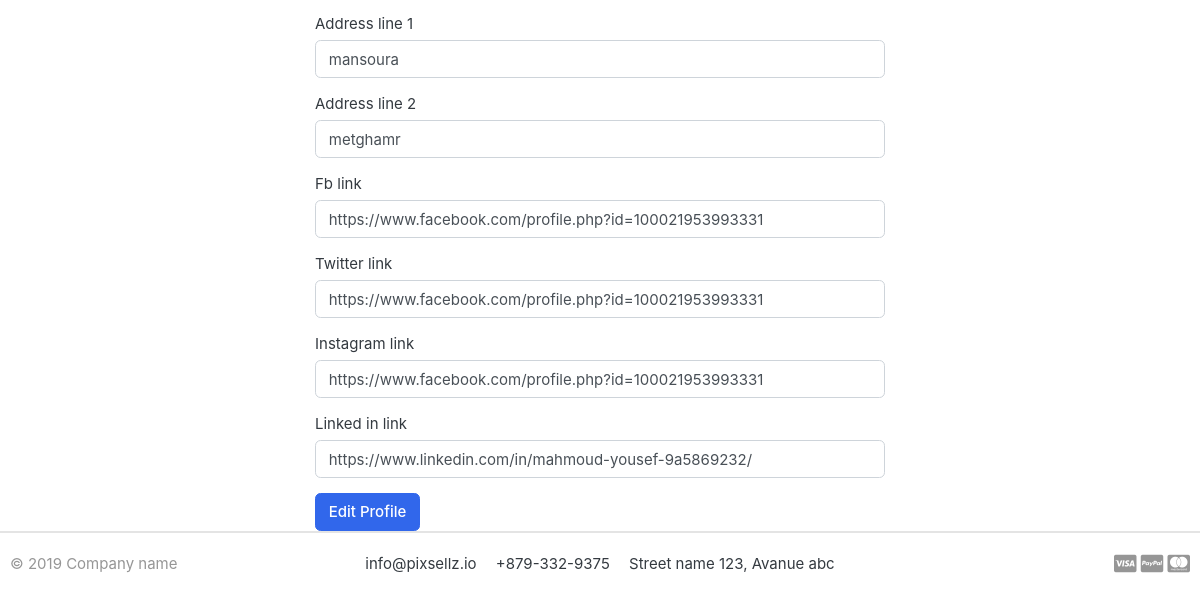
Before: /accounts/profile/edit/ (signed in, lower part) with the older database file.
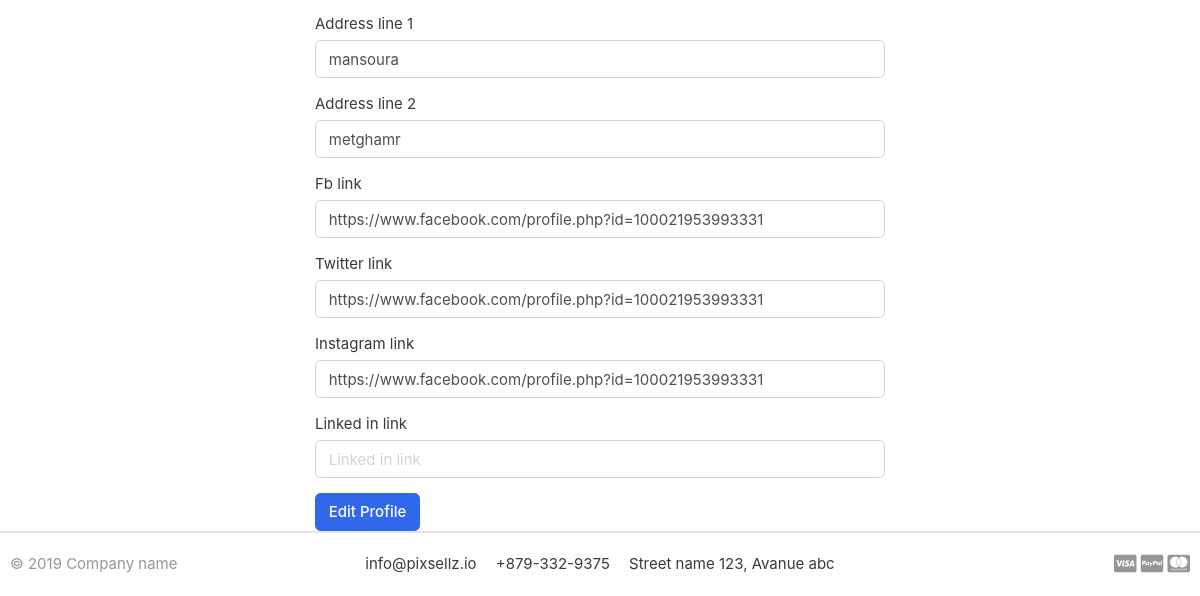
After: the same page with the newer database file.
### accounts/models.py (models this page shows, shortened)
class Profile(models.Model):
    user = models.OneToOneField(Account,on_delete=models.CASCADE)
    full_name = models.CharField(max_length=50, null= True)
    phone_number = models.CharField(max_length=20)
    address = models.CharField(max_length=50)
    image = models.ImageField(upload_to='users/')
    about = models.TextField(max_length=4000 , blank=True , null=True)
    country = models.CharField(max_length=50 ,blank=True, null=True)
    company = models.CharField(max_length=100 ,blank=True, null=True)
    address_line_1 = models.CharField( max_length=50 , blank=True)
    address_line_2 = models.CharField( max_length=50 , blank=True)
    fb_link = models.URLField( max_length=200 , blank=True , null=True)
    twitter_link = models.URLField( max_length=200, blank=True , null=True)
    instagram_link = models.URLField( max_length=200, blank=True , null=True)
    linked_in_link = models.URLField( max_length=200, blank=True , null=True)
    headline = models.CharField(max_length=50 , blank=True, null=True)
    city = models.CharField(max_length=50 ,blank=True, null=True)
    def full_name(self):
        return f'{self.user.first_name} {self.user.last_name}'

### accounts/views.py (the view)
# urls.py: path('profile/edit/' , views.edit_profile , name='edit_profile'),
@login_required(login_url = 'login')
def edit_profile(requset):
    profile = Profile.objects.get(user=requset.user)
    if requset.method == "POST":
        user_form = UserForm(requset.POST , instance=requset.user)
        profile_form = ProfileForm(requset.POST,requset.FILES,instance=profile)
        if user_form.is_valid() and profile_form.is_valid():
            user_form.save()
            myprofile = profile_form.save(commit=False)
            myprofile.user = requset.user
            myprofile.save()
            messages.success(requset, 'Profile updated successfully')
            return redirect('/accounts/profile')
    else:
        user_form = UserForm(instance=requset.user)
        profile_form = ProfileForm(instance=profile)
    return render(requset,'accounts/profile_edit.html',{
        'user_form':user_form,
        'profile_form':profile_form
    })

### accounts/forms.py
class UserForm(forms.ModelForm):
    class Meta:
        model = Account
        fields = ['username','email','first_name','last_name',]

class ProfileForm(forms.ModelForm):
    class Meta:
        model = Profile
        fields = ['phone_number','address','image','country','city','company','headline','about','address_line_1','address_line_2','fb_link','twitter_link','instagram_link','linked_in_link']

### accounts/templates/accounts/profile_edit.html (shortened to what this page needs)
{% extends 'base.html' %}
{% load django_bootstrap5 %}
{% load static %}
{% block body %}
<div class="container">
    <div class="col-md-6 mx-auto mt-5">
        <form method="POST" enctype="multipart/form-data">
            {% bootstrap_form profile_form %}
            {% bootstrap_button button_type="submit" content="Edit Profile" %}
        </form>
    </div>
</div>
{% endblock %}

Changed rows visible on the page:
changed Profile "mansoura": linked_in_link "https://www.linkedin.com/in/mahmoud-yousef-9a5869232/" → (not shown)
